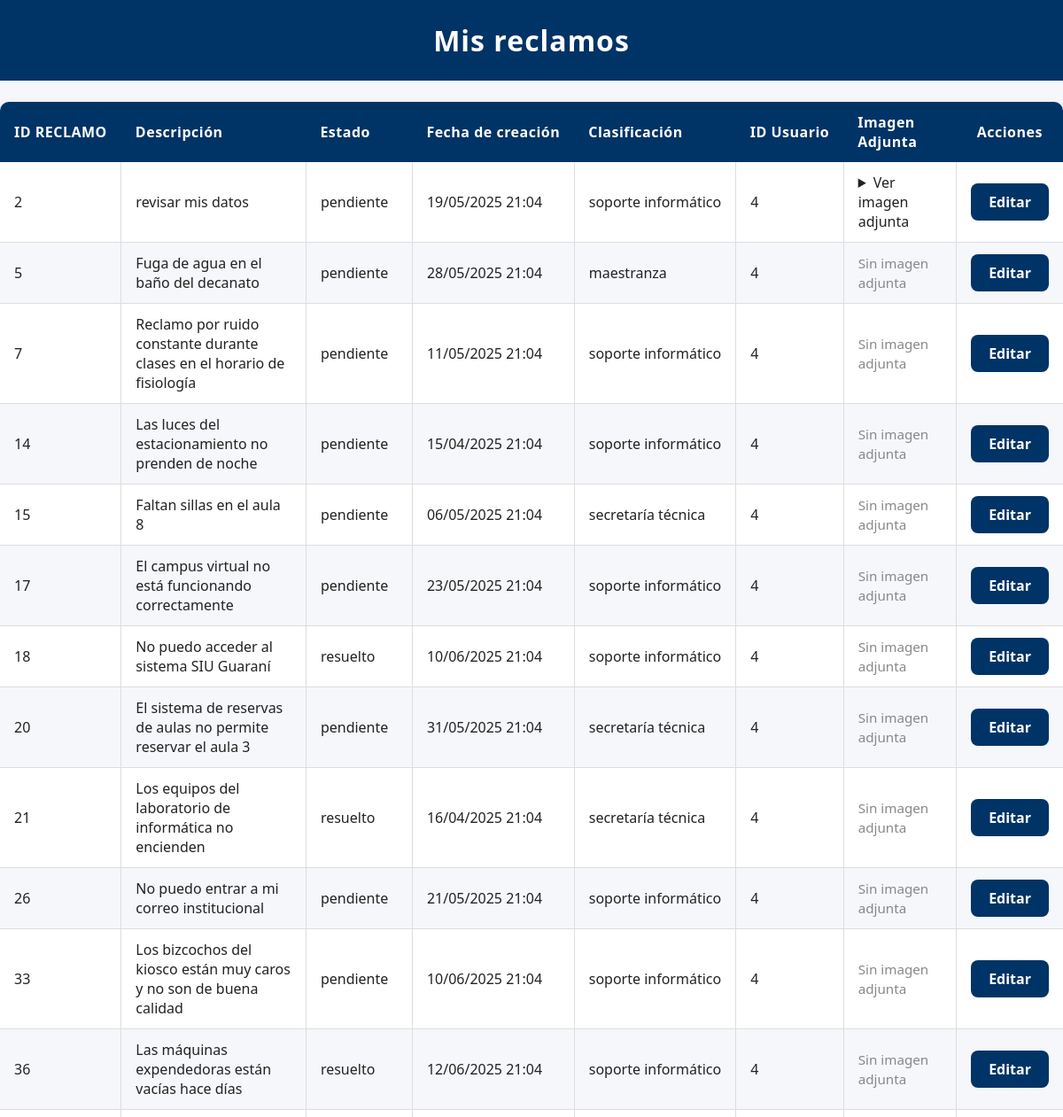
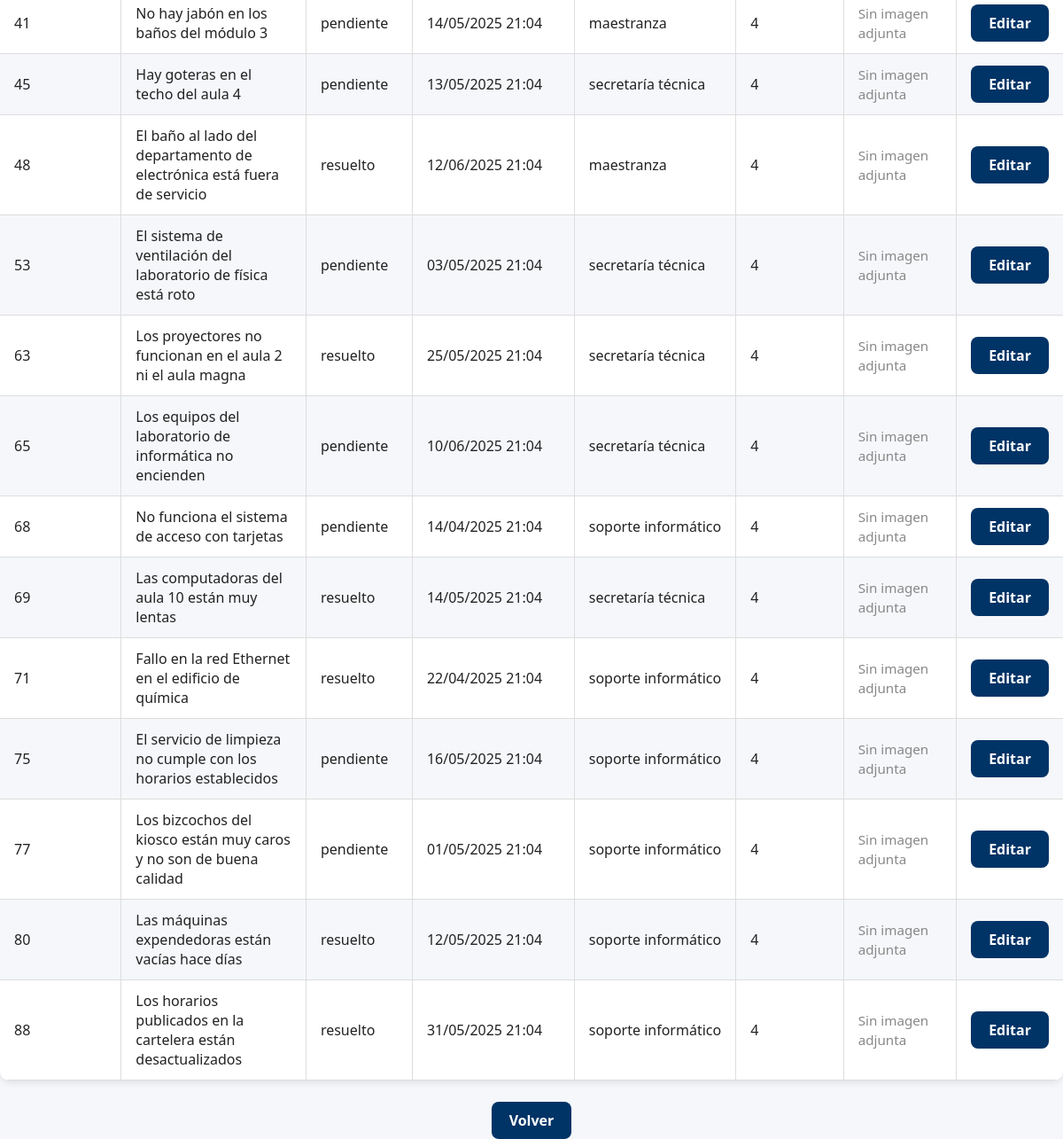
Page /mis_reclamos (signed in) on the committed database (2 pictures, top to bottom).
### modules/modelos.py (models this page shows, shortened)
class Base(DeclarativeBase):
    pass

class ModeloReclamo(Base):
    __tablename__ = 'reclamos'
    id = Column(Integer, primary_key=True)
    estado = Column(String, default="pendiente")
    fecha_hora = Column(DateTime, default=datetime.utcnow)
    contenido = Column(String)
    usuario_id = Column(Integer, ForeignKey('usuarios.id'))
    clasificacion = Column(String)
    cantidad_adherentes = Column(Integer, default=1) #Se contabiliza como adherente el usuario que crea el reclamo
    tiempo_estimado = Column(Integer,default=0) #Solo se cambia cuando el reclamo pasa de pendiente -->en proceso
    resuelto_en = Column(Integer,default=None) #Representa la cantidad de días que se tardó en resolver un reclamo
    usuarios = relationship(
        "ModeloUsuario",
        secondary=usuarios_reclamos,
        back_populates="reclamos"
    )
    usuario = relationship("ModeloUsuario", foreign_keys=[usuario_id], backref="reclamos_creados")

### server.py (the view)
@app.route('/mis_reclamos')
@login_required
def mis_reclamos():
    reclamos = repo_reclamos.obtener_todos_los_registros(current_user.id)
    return render_template('mis_reclamos.html', usuario=current_user, reclamos=reclamos, os=os)

### modules/login.py (called while the page is built)
    @property
    def is_authenticated(self):
        return True

### modules/repositorio.py (called while the page is built)
    def obtener_registro_por_filtro(self, campo, valor, campo2=None, valor2=None):
        query = self.__session.query(ModeloUsuario).filter(getattr(ModeloUsuario, campo) == valor)
        if campo2 and valor2:
            query = query.filter(getattr(ModeloUsuario, campo2) == valor2)
        modelo = query.first()
        if modelo:
            return self.__map_modelo_a_entidad(modelo)
        return None

    def __map_modelo_a_entidad(self, modelo: ModeloUsuario):
        return Usuario(
            nombre=modelo.nombre,
            apellido=modelo.apellido,
            email=modelo.email,
            nombre_de_usuario=modelo.nombre_de_usuario,
            contraseña=modelo.contraseña,
            rol=modelo.rol,
            claustro=modelo.claustro,
            id=modelo.id
        )

    def obtener_todos_los_registros(self, usuario_id):
        return self.__session.query(ModeloReclamo).filter_by(usuario_id=usuario_id).all()

### modules/usuarios.py (called while the page is built)
    @property
    def nombre(self):
        return self.__nombre

    @nombre.setter
    def nombre(self, nuevo_nombre: str):
        if not isinstance(nuevo_nombre, str):
            raise ValueError("El nombre debe ser una cadena de texto")
        self.__nombre = nuevo_nombre

    @property
    def apellido(self):
        return self.__apellido

    @apellido.setter
    def apellido(self, nuevo_apellido: str):
        if not isinstance(nuevo_apellido, str):
            raise ValueError("El apellido debe ser una cadena de texto")
        self.__apellido = nuevo_apellido

    @property
    def email(self):
        return self.__email

    @email.setter
    def email(self, nuevo_email: str):
        if not isinstance(nuevo_email, str):
            raise ValueError("El email debe ser una cadena de texto")
        self.__email = nuevo_email

    @property
    def nombre_de_usuario(self):
        return self.__nombre_de_usuario

    @nombre_de_usuario.setter
    def nombre_de_usuario(self, nuevo_nombre_de_usuario: str):
        if not isinstance(nuevo_nombre_de_usuario, str):
            raise ValueError("El nombre de usuario debe ser una cadena de texto")
        self.__nombre_de_usuario = nuevo_nombre_de_usuario

    @property
    def contraseña(self):
        return self.__contraseña

    @contraseña.setter
    def contraseña(self, value):
        self.__contraseña = value

    @property
    def rol(self):
        return self.__rol

    @property
    def id(self):
        return self.__id

### templates/mis_reclamos.html (shortened to what this page needs)
<!DOCTYPE html>
<html lang="es">
<head>
    <link rel="stylesheet" href="{{ url_for('static', filename='style.css') }}">
</head>
<body>
    <h1>Mis reclamos</h1>
    <table>
        <thead>
            <tr>
                <th class="col-id">ID RECLAMO</th>
                <th class="col-descripcion">Descripción</th>
                <th class="col-estado">Estado</th>
                <th class="col-fecha">Fecha de creación</th>
                <th class="col-clasificacion">Clasificación</th>
                <th class="col-usuario">ID Usuario</th>
                <th class = "col-imagen">Imagen Adjunta</th>
                <th class="col-acciones">Acciones</th>
            </tr>
        </thead>
        <tbody>
            {% for reclamo in reclamos %}
                <tr>
                    <td class="col-id">{{ reclamo.id }}</td>
                    <td class="col-descripcion">{{ reclamo.contenido }}</td>
                    <td class="col-estado">{{ reclamo.estado }}</td>
                    <td class="col-fecha">{{ reclamo.fecha_hora.strftime('%d/%m/%Y %H:%M')}}</td>
                    <td class="col-clasificacion">{{ reclamo.clasificacion }}</td>
                    <td class="col-usuario">{{ reclamo.usuario_id }}</td>
                    <td class = "col-imagen">
                    {% set imagen_path = 'static/Imagenes Reclamos/{}.png'.format(reclamo.id) %}
                    {% if os.path.exists(imagen_path) %}
                        <details>
                            <summary>Ver imagen adjunta</summary>
                        </details>
                    {% else %}
                        <span style="color: #888; font-size: 0.95em;">Sin imagen adjunta</span>
                    {% endif %}
                    </td>
                    <td class="col-acciones">
                        <a href="{{ url_for('editar_reclamo', reclamo_id=reclamo.id) }}" class="enlace-boton">Editar</a>
                    </td>
                </tr>
            {% endfor %}
        </tbody>
    </table>
    <div style="text-align:center; margin-top: 20px;">
        <a href="{{ url_for('inicio') }}" class="enlace-boton">Volver</a>
    </div>
</body>
</html>

### static/style.css (style rules this page uses)
html, body { font-family: 'Segoe UI', Arial, sans-serif; background-color: #f5f7fa; color: #222; margin: 0; padding: 0; height: 100%; }
h1 { background-color: #003366; color: #fff; margin: 0; padding: 24px 0; text-align: center; letter-spacing: 1px; }
table { width: 100%; border-collapse: collapse; margin: 24px 0; font-family: 'Segoe UI', Arial, sans-serif; font-size: 1em; color: #222; box-shadow: 0 2px 8px rgba(0,0,0,0.1); border-radius: 10px; overflow: hidden; background: #fff; }
thead { background-color: #003366; color: #fff; text-align: left; }
thead th { padding: 12px 16px; font-weight: bold; letter-spacing: 0.5px; }
tbody tr { border-bottom: 1px solid #ddd; }
tbody tr:nth-child(even) { background-color: #f5f7fa; }
tbody td { padding: 12px 16px; vertical-align: middle; border-left: 1px solid #ddd; }
tbody td:first-child { border-left: none; }
a { position: relative; color: #003366; font-weight: 600; text-decoration: none; cursor: pointer; transition: color 0.3s ease; }
a::after { content: ''; position: absolute; width: 0; height: 2px; left: 0; bottom: -3px; background-color: #00509e; transition: width 0.3s ease; border-radius: 2px; }
a.enlace-boton { display: inline-block; padding: 10px 20px; background-color: #003366; color: #fff; border-radius: 8px; text-decoration: none; font-weight: bold; }
.col-id, .col-usuario { width: 6%; white-space: nowrap; }
.col-estado { width: 10%; white-space: nowrap; }
.col-fecha { width: 15%; white-space: nowrap; }
.col-departamento, .col-clasificacion { width: 12%; white-space: nowrap; }
.col-descripcion { width: auto; max-width: 300px; word-wrap: break-word; }
.col-acciones { width: 8%; text-align: center; }

### rows in the picture
ModeloReclamo: id "2", contenido "revisar mis datos", estado "pendiente", fecha_hora "19/05/2025 21:04", clasificacion "soporte informático", usuario_id "4"
ModeloReclamo: id "5", contenido "Fuga de agua en el baño del decanato", estado "pendiente", fecha_hora "28/05/2025 21:04", clasificacion "maestranza", usuario_id "4", shows "Sin imagen adjunta"
ModeloReclamo: id "7", contenido "Reclamo por ruido constante durante clases en el horario de fisiología", estado "pendiente", fecha_hora "11/05/2025 21:04", clasificacion "soporte informático", usuario_id "4", shows "Sin imagen adjunta"
ModeloReclamo: id "14", contenido "Las luces del estacionamiento no prenden de noche", estado "pendiente", fecha_hora "15/04/2025 21:04", clasificacion "soporte informático", usuario_id "4", shows "Sin imagen adjunta"
ModeloReclamo: id "15", contenido "Faltan sillas en el aula 8", estado "pendiente", fecha_hora "06/05/2025 21:04", clasificacion "secretaría técnica", usuario_id "4", shows "Sin imagen adjunta"
ModeloReclamo: id "17", contenido "El campus virtual no está funcionando correctamente", estado "pendiente", fecha_hora "23/05/2025 21:04", clasificacion "soporte informático", usuario_id "4", shows "Sin imagen adjunta"
ModeloReclamo: id "18", contenido "No puedo acceder al sistema SIU Guaraní", estado "resuelto", fecha_hora "10/06/2025 21:04", clasificacion "soporte informático", usuario_id "4", shows "Sin imagen adjunta"
ModeloReclamo: id "20", contenido "El sistema de reservas de aulas no permite reservar el aula 3", estado "pendiente", fecha_hora "31/05/2025 21:04", clasificacion "secretaría técnica", usuario_id "4", shows "Sin imagen adjunta"
ModeloReclamo: id "21", contenido "Los equipos del laboratorio de informática no encienden", estado "resuelto", fecha_hora "16/04/2025 21:04", clasificacion "secretaría técnica", usuario_id "4", shows "Sin imagen adjunta"
ModeloReclamo: id "26", contenido "No puedo entrar a mi correo institucional", estado "pendiente", fecha_hora "21/05/2025 21:04", clasificacion "soporte informático", usuario_id "4", shows "Sin imagen adjunta"
ModeloReclamo: id "33", contenido "Los bizcochos del kiosco están muy caros y no son de buena calidad", estado "pendiente", fecha_hora "10/06/2025 21:04", clasificacion "soporte informático", usuario_id "4", shows "Sin imagen adjunta"
ModeloReclamo: id "36", contenido "Las máquinas expendedoras están vacías hace días", estado "resuelto", fecha_hora "12/06/2025 21:04", clasificacion "soporte informático", usuario_id "4", shows "Sin imagen adjunta"
ModeloReclamo: id "41", contenido "No hay jabón en los baños del módulo 3", estado "pendiente", fecha_hora "14/05/2025 21:04", clasificacion "maestranza", usuario_id "4", shows "Sin imagen adjunta"
ModeloReclamo: id "45", contenido "Hay goteras en el techo del aula 4", estado "pendiente", fecha_hora "13/05/2025 21:04", clasificacion "secretaría técnica", usuario_id "4", shows "Sin imagen adjunta"
ModeloReclamo: id "48", contenido "El baño al lado del departamento de electrónica está fuera de servicio", estado "resuelto", fecha_hora "12/06/2025 21:04", clasificacion "maestranza", usuario_id "4", shows "Sin imagen adjunta"
ModeloReclamo: id "53", contenido "El sistema de ventilación del laboratorio de física está roto", estado "pendiente", fecha_hora "03/05/2025 21:04", clasificacion "secretaría técnica", usuario_id "4", shows "Sin imagen adjunta"
ModeloReclamo: id "63", contenido "Los proyectores no funcionan en el aula 2 ni el aula magna", estado "resuelto", fecha_hora "25/05/2025 21:04", clasificacion "secretaría técnica", usuario_id "4", shows "Sin imagen adjunta"
ModeloReclamo: id "65", contenido "Los equipos del laboratorio de informática no encienden", estado "pendiente", fecha_hora "10/06/2025 21:04", clasificacion "secretaría técnica", usuario_id "4", shows "Sin imagen adjunta"
ModeloReclamo: id "68", contenido "No funciona el sistema de acceso con tarjetas", estado "pendiente", fecha_hora "14/04/2025 21:04", clasificacion "soporte informático", usuario_id "4", shows "Sin imagen adjunta"
ModeloReclamo: id "69", contenido "Las computadoras del aula 10 están muy lentas", estado "resuelto", fecha_hora "14/05/2025 21:04", clasificacion "secretaría técnica", usuario_id "4", shows "Sin imagen adjunta"
ModeloReclamo: id "71", contenido "Fallo en la red Ethernet en el edificio de química", estado "resuelto", fecha_hora "22/04/2025 21:04", clasificacion "soporte informático", usuario_id "4", shows "Sin imagen adjunta"
ModeloReclamo: id "75", contenido "El servicio de limpieza no cumple con los horarios establecidos", estado "pendiente", fecha_hora "16/05/2025 21:04", clasificacion "soporte informático", usuario_id "4", shows "Sin imagen adjunta"
ModeloReclamo: id "77", contenido "Los bizcochos del kiosco están muy caros y no son de buena calidad", estado "pendiente", fecha_hora "01/05/2025 21:04", clasificacion "soporte informático", usuario_id "4", shows "Sin imagen adjunta"
ModeloReclamo: id "80", contenido "Las máquinas expendedoras están vacías hace días", estado "resuelto", fecha_hora "12/05/2025 21:04", clasificacion "soporte informático", usuario_id "4", shows "Sin imagen adjunta"
ModeloReclamo: id "88", contenido "Los horarios publicados en la cartelera están desactualizados", estado "resuelto", fecha_hora "31/05/2025 21:04", clasificacion "soporte informático", usuario_id "4", shows "Sin imagen adjunta"
